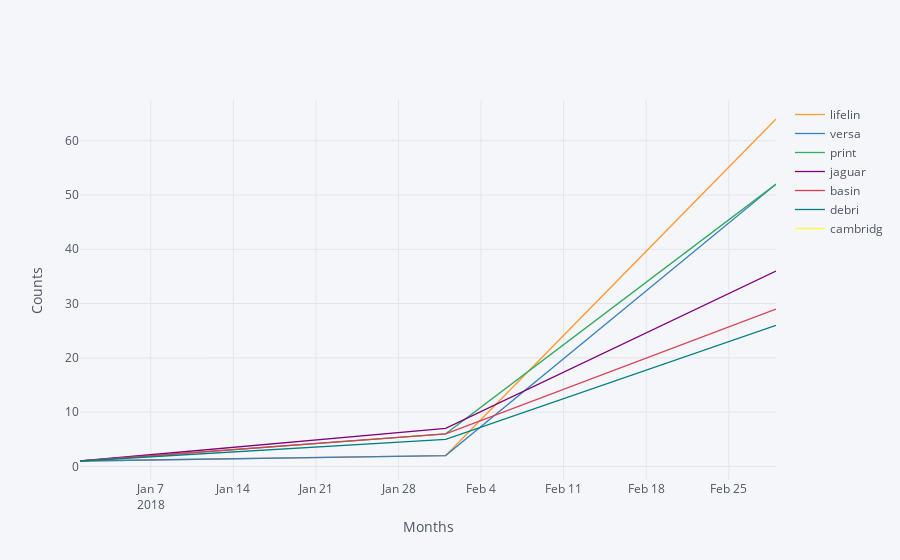

Notebook source saved alongside this figure:
### Markdown cell above
### Sometimes at first glance identified keywords might seem irrelevant but when you check them more closely they turn out to be significant. This is such a case. Consider 'versa' or 'lifelin' tokens. I didn't connect them with new technologies in the beginning but after brief googling them it appears that Versa is a new model of smartwatch and Lifeline is an important US subsidy programme in the Telecommunications industry.

### Code cell
iplot(multi_line.iplot(asFigure=True,
                               kind='scatter',xTitle='Months',yTitle='Counts',title=''))

### Figure 1 — Plotly figure (JSON) as saved in the notebook; plotly's stock layout.template omitted (floating-point values rounded to 4 significant figures)
{"data": [{"line": {"color": "rgba(255, 153, 51, 1.0)", "dash": "solid", "width": 1.3}, "mode": "lines", "name": "lifelin", "text": "", "type": "scatter", "x": ["2018-01-01", "2018-02-01", "2018-03-01"], "y": [1, 2, 64]}, {"line": {"color": "rgba(55, 128, 191, 1.0)", "dash": "solid", "width": 1.3}, "mode": "lines", "name": "versa", "text": "", "type": "scatter", "x": ["2018-01-01", "2018-02-01", "2018-03-01"], "y": [1, 2, 52]}, {"line": {"color": "rgba(50, 171, 96, 1.0)", "dash": "solid", "width": 1.3}, "mode": "lines", "name": "print", "text": "", "type": "scatter", "x": ["2018-01-01", "2018-02-01", "2018-03-01"], "y": [1, 6, 52]}, {"line": {"color": "rgba(128, 0, 128, 1.0)", "dash": "solid", "width": 1.3}, "mode": "lines", "name": "jaguar", "text": "", "type": "scatter", "x": ["2018-01-01", "2018-02-01", "2018-03-01"], "y": [1, 7, 36]}, {"line": {"color": "rgba(219, 64, 82, 1.0)", "dash": "solid", "width": 1.3}, "mode": "lines", "name": "basin", "text": "", "type": "scatter", "x": ["2018-01-01", "2018-02-01", "2018-03-01"], "y": [1, 6, 29]}, {"line": {"color": "rgba(0, 128, 128, 1.0)", "dash": "solid", "width": 1.3}, "mode": "lines", "name": "debri", "text": "", "type": "scatter", "x": ["2018-01-01", "2018-02-01", "2018-03-01"], "y": [1, 5, 26]}, {"line": {"color": "rgba(255, 255, 51, 1.0)", "dash": "solid", "width": 1.3}, "mode": "lines", "name": "cambridg", "text": "", "type": "scatter", "x": ["2018-01-01", "2018-02-01", "2018-03-01"], "y": [2, "", 52]}], "layout": {"autosize": true, "legend": {"bgcolor": "#F5F6F9", "font": {"color": "#4D5663"}}, "paper_bgcolor": "#F5F6F9", "plot_bgcolor": "#F5F6F9", "titlefont": {"color": "#4D5663"}, "xaxis": {"autorange": true, "gridcolor": "#E1E5ED", "range": ["2018-01-01", "2018-03-01"], "showgrid": true, "tickfont": {"color": "#4D5663"}, "title": "Months", "titlefont": {"color": "#4D5663"}, "type": "date", "zerolinecolor": "#E1E5ED"}, "yaxis": {"autorange": true, "gridcolor": "#E1E5ED", "range": [-2.5, 67.5], "showgrid": true, "tickfont": {"color": "#4D5663"}, "title": "Counts", "titlefont": {"color": "#4D5663"}, "type": "linear", "zerolinecolor": "#E1E5ED"}}}
